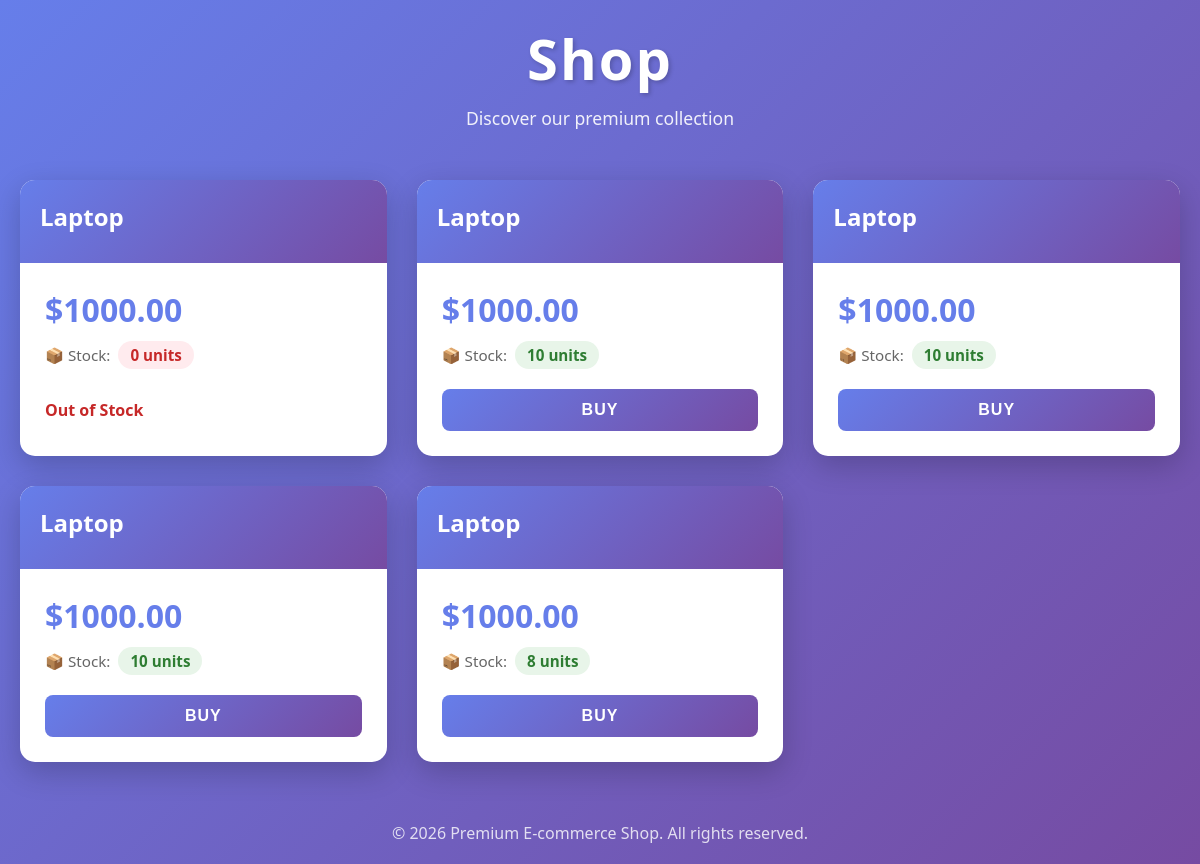
The page / on the database its author committed.
### models.py (models this page shows)
class Product(db.Model):
    id = db.Column(db.Integer, primary_key=True)
    name = db.Column(db.String(80), nullable=False)
    price = db.Column(db.Float, nullable=False)
    stock = db.Column(db.Integer, default=0)

### app.py (the view)
@app.route("/")
def home():
    products = Product.query.all()
    return render_template("index.html", products=products)

### templates/index.html (shortened to what this page needs)
<!DOCTYPE html>
<html lang="en">
<head>
</head>
<body>
    <div class="container">
        <header>
            <h1>Shop</h1>
            <p class="subtitle">Discover our premium collection</p>
        </header>
        <div class="products-grid">
            {% for p in products %}
            <div class="product-card">
                <div class="product-header">
                    <div class="product-name">{{ p.name }}</div>
                </div>
                <div class="product-content">
                    <div class="price">${{ "%.2f"|format(p.price) }}</div>
                    <div class="stock-info">
                        📦 Stock:
                        <span class="stock-badge {% if p.stock == 0 %}out{% elif p.stock < 5 %}low{% endif %}">
                            {{ p.stock }} units
                        </span>
                    </div>
                    {% if p.stock > 0 %}
                        <button class="buy-button" onclick="buy({{ p.id }})">Buy</button>
                    {% else %}
                        <div class="empty-stock">Out of Stock</div>
                    {% endif %}
                </div>
            </div>
            {% endfor %}
        </div>
        <footer>
            <p>&copy; 2026 Premium E-commerce Shop. All rights reserved.</p>
        </footer>
    </div>
</body>
</html>

### templates/index.html (style rules this page uses)
* { margin: 0; padding: 0; box-sizing: border-box; }
body { font-family: 'Segoe UI', Tahoma, Geneva, Verdana, sans-serif; background: linear-gradient(135deg, #667eea 0%, #764ba2 100%); min-height: 100vh; padding: 20px; }
.container { max-width: 1200px; margin: 0 auto; }
header { text-align: center; margin-bottom: 50px; color: white; }
h1 { font-size: 3.5rem; font-weight: 700; margin-bottom: 10px; text-shadow: 2px 2px 4px rgba(0, 0, 0, 0.2); letter-spacing: 2px; }
.subtitle { font-size: 1.1rem; opacity: 0.9; font-weight: 300; }
.products-grid { display: grid; grid-template-columns: repeat(auto-fit, minmax(280px, 1fr)); gap: 30px; margin-top: 40px; }
.product-card { background: white; border-radius: 15px; overflow: hidden; box-shadow: 0 10px 30px rgba(0, 0, 0, 0.2); transition: all 0.3s ease; display: flex; flex-direction: column; }
.product-header { background: linear-gradient(135deg, #667eea 0%, #764ba2 100%); padding: 20px; color: white; }
.product-name { font-size: 1.5rem; font-weight: 600; margin-bottom: 10px; }
.product-content { padding: 25px; flex-grow: 1; display: flex; flex-direction: column; }
.price { font-size: 2rem; color: #667eea; font-weight: 700; margin-bottom: 10px; }
.stock-info { display: flex; align-items: center; margin-bottom: 20px; font-size: 0.95rem; color: #666; }
.stock-badge { background: #e8f5e9; color: #2e7d32; padding: 4px 12px; border-radius: 20px; font-weight: 600; margin-left: 8px; }
.stock-badge.out { background: #ffebee; color: #c62828; }
.buy-button { background: linear-gradient(135deg, #667eea 0%, #764ba2 100%); color: white; border: none; padding: 12px 30px; font-size: 1rem; font-weight: 600; border-radius: 8px; cursor: pointer; transition: all 0.3s ease; text-transform: uppercase; letter-spacing: 1px; margin-top: auto; }
.empty-stock { color: #c62828; font-weight: 600; margin-top: 10px; }
footer { text-align: center; margin-top: 60px; color: white; opacity: 0.8; }

### rows shown on the page
Product: name "Laptop", price "1000.00", stock "0", shows "Out of Stock"
Product: name "Laptop", price "1000.00", stock "10"
Product: name "Laptop", price "1000.00", stock "10"
Product: name "Laptop", price "1000.00", stock "10"
Product: name "Laptop", price "1000.00", stock "8"
